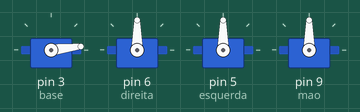
Recording of a sketch running on a simulated Arduino Uno, built with avr-gcc and run on an emulated ATmega328P. Parts: 4 × servo.

Above: at 0.15 s.
At 3.7 s:
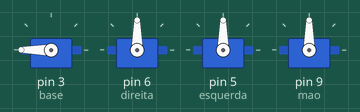
At 17.8 s:
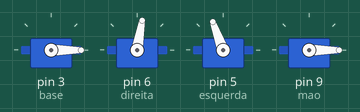
At 23.7 s:
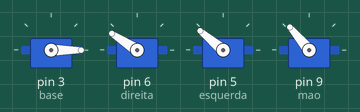
At 31.8 s:
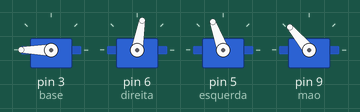
At 37.8 s:
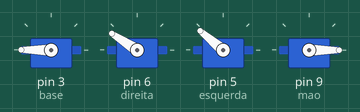
Timing chart, 0 to 40.0 s (numbered marks = the images above):
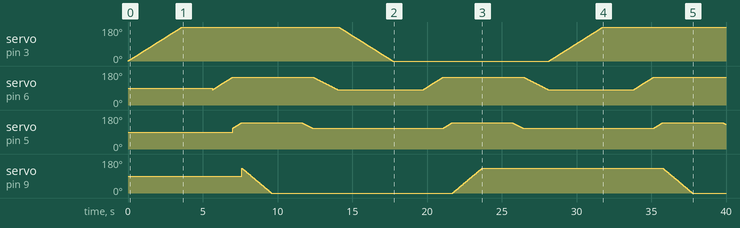

The sketch:

braco_robotico.ino
```cpp
#include <Servo.h>

Servo base;
Servo direita;
Servo esquerda;
Servo mao;

int pos = 0;

void setup() {
  base.attach(3);
  direita.attach(6);
  esquerda.attach(5);
  mao.attach(9);
}

void loop() {
  for (pos = 0; pos <= 180; pos += 1) {   // Movimenta a base em 180 graus
    // in steps of 1 degree
    base.write(pos);
    delay(20);
  }
    delay(2000);   // Aguarda 2 segundos

  for (pos = 80; pos <= 147; pos += 1) {   // Abaixa o braço
    // in steps of 1 degree
    direita.write(pos);
    delay(20);
  }

  for (pos = 110; pos <= 140; pos += 1) {   // Leva o braço para frente
    // in steps of 1 degree
    esquerda.write(pos);
    delay(20);
  }
  for (pos = 130; pos >= 0; pos -= 1) {    // abre a garra
    // in steps of 1 degree
    mao.write(pos);
    delay(15);
  }
/*  for (pos = 0; pos >= 130; pos += 1) {     // Fecha a garra
    mao.write(pos);
    delay(15);
  }*/
 delay(2000);   // Aguarda 2 segundos
   for (pos = 140; pos >= 110; pos -= 1) {   // Leva o braço para traz
    // in steps of 1 degree
    esquerda.write(pos);
    delay(25);
  }


    for (pos = 147; pos >= 80; pos -= 1) {   // Levanta o braço
    // in steps of 1 degree
    direita.write(pos);
    delay(25);
  }


  for (pos = 180; pos >= 0; pos -= 1) {    // Movimenta a base em 180 graus retornando
    base.write(pos);
    delay(20);
  }
    delay(2000);
     for (pos = 80; pos <= 147; pos += 1) {   // Abaixa o braço
    // in steps of 1 degree
    direita.write(pos);
    delay(20);
  }

  for (pos = 110; pos <= 140; pos += 1) {   // Leva o braço para frente
    // in steps of 1 degree
    esquerda.write(pos);
    delay(20);
  }
 /* for (pos = 130; pos >= 0; pos -= 1) {    // abre a garra
    // in steps of 1 degree
    mao.write(pos);
    delay(15);
  }*/
  for (pos = 0; pos <= 130; pos += 1) {     // Fecha a garra
    mao.write(pos);
    delay(15);
  }
  delay(2000);  // Aguarda 2 segundos

    for (pos = 140; pos >= 110; pos -= 1) {   // Leva o braço para traz
    // in steps of 1 degree
    esquerda.write(pos);
    delay(25);
  }

    for (pos = 147; pos >= 80; pos -= 1) {   // Levanta o braço
    // in steps of 1 degree
    direita.write(pos);
    delay(25);
  }

}
```
